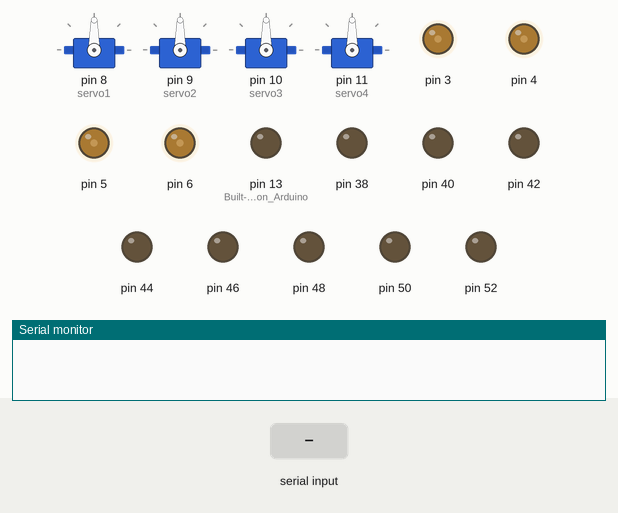
The program below on a simulated Arduino Mega 2560, built with avr-gcc and run on an emulated ATmega2560. Parts: 4 × servo, output pins drawn as LEDs (lit = HIGH), the last lines printed to the serial monitor. Inputs (shaded band) come from the test bench.

Above: at 1.2 s.
1.3 s: "M1_FORWARD\n" received over the second serial link
At 2.5 s:
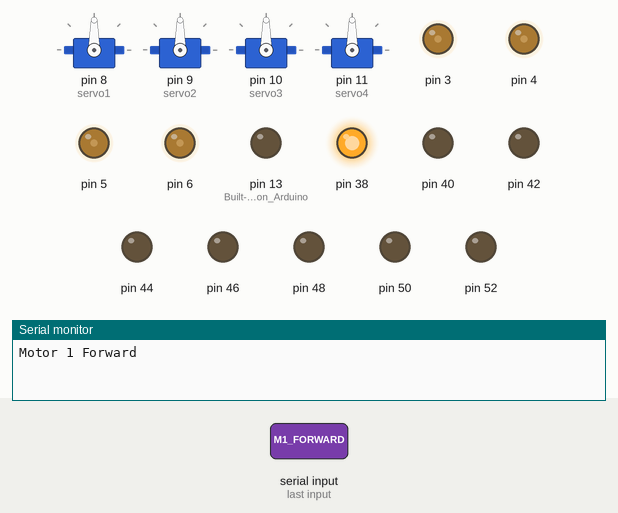
2.8 s: "M1_BACKWARD\n" received over the second serial link
At 3.9 s:
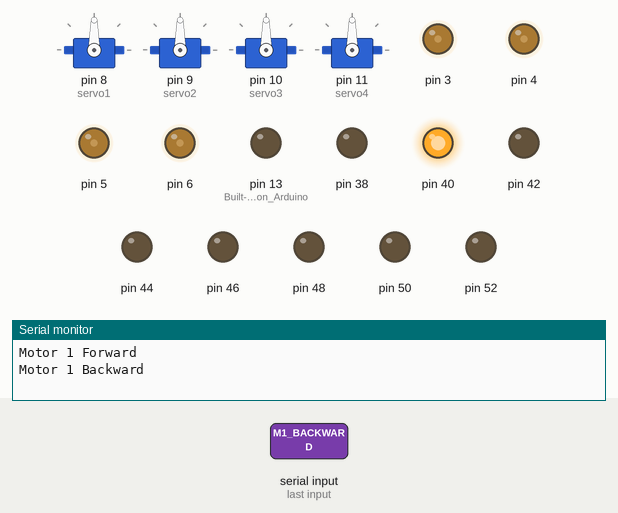
4.3 s: "M1_STOP\n" received over the second serial link
At 4.9 s:
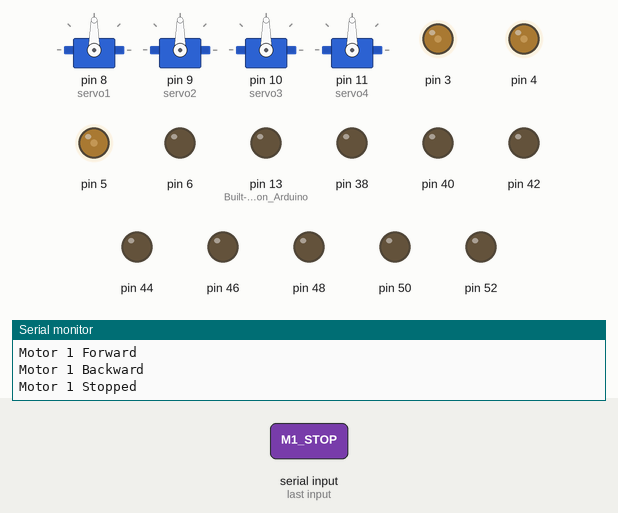
5.8 s: "S1_ANGLE:\n" received over the second serial link
7.3 s: "M2_FORWARD\n" received over the second serial link
At 8.5 s:
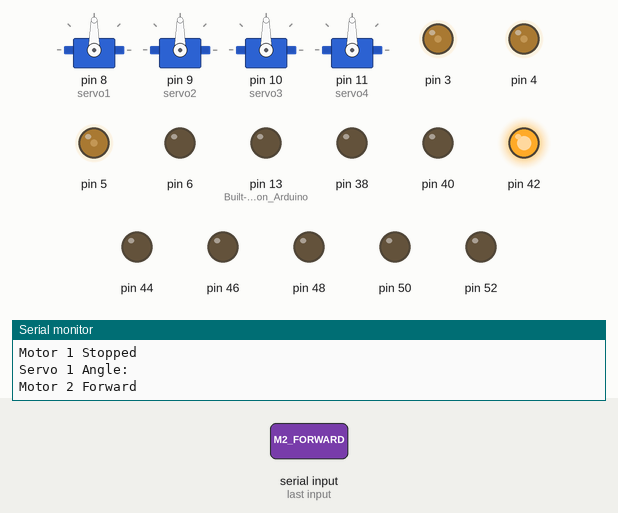
8.8 s: "M2_BACKWARD\n" received over the second serial link
At 9.7 s:
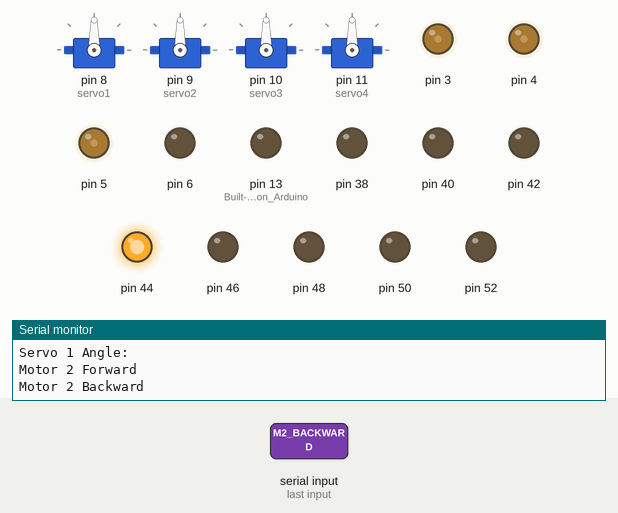
Timing chart, 0 to 11.3 s (numbered marks = the images above; inputs shaded):
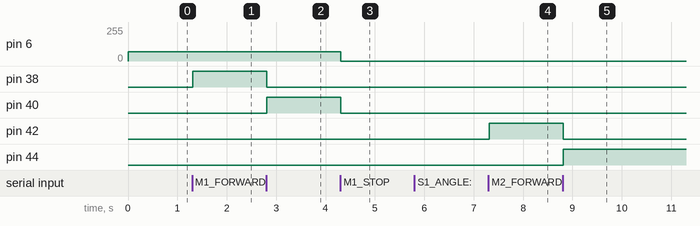

Measured:
- after the input at 1.3 s, pin 38: LOW → HIGH at once
- after the input at 2.8 s, pin 38: HIGH → LOW at once; pin 40: LOW → HIGH at once
- after the input at 4.3 s, pin 6: 70/255 → 0/255 at once; pin 40: HIGH → LOW at once
- after the input at 7.3 s, pin 42: LOW → HIGH at once
- after the input at 8.8 s, pin 42: HIGH → LOW at once; pin 44: LOW → HIGH at once

The program:

main.cpp
```cpp
#include <Arduino.h>
#include <Servo.h>
#include "Motor.h"

Motor motor1(38, 40, 6);
Motor motor2(42, 44, 5);
Motor motor3(52, 50, 3);
Motor motor4(46, 48, 4);
Servo servo1;
Servo servo2;
Servo servo3;
Servo servo4;

void setup()
{
    Serial.begin(9600);  // For Serial Monitor
    Serial1.begin(9600); // Communication with NodeMCU

    motor1.setSpeed(70);
    motor2.setSpeed(70);
    motor3.setSpeed(70);
    motor4.setSpeed(70);

    servo1.attach(8);
    servo2.attach(9);
    servo3.attach(10);
    servo4.attach(11);

    pinMode(13, OUTPUT); // Built-in LED on Arduino
}

void loop()
{
    servo1.write(90);
    if (Serial1.available())
    {
        String command = Serial1.readStringUntil('\n');
        command.trim();

        if (command == "M1_FORWARD")
        {
            motor1.forward();
            Serial.println("Motor 1 Forward");
        }
        else if (command == "M1_BACKWARD")
        {
            motor1.backward();
            Serial.println("Motor 1 Backward");
        }
        else if (command == "M1_STOP")
        {
            motor1.stop();
            Serial.println("Motor 1 Stopped");
        }
        else if (command.startsWith("M1_SPEED:"))
        {
            String speed = command.substring(command.indexOf(':') + 1);
            motor1.setSpeed(speed.toInt());
            Serial.println("Motor 1 Speed: " + speed);
        }
        else if (command.startsWith("S1_ANGLE:"))
        {
            String angle = command.substring(command.indexOf(':') + 1);
            servo1.write(angle.toInt());
            Serial.println("Servo 1 Angle: " + angle);
        }
        else if (command == "M2_FORWARD")
        {
            motor2.forward();
            Serial.println("Motor 2 Forward");
        }
        else if (command == "M2_BACKWARD")
        {
            motor2.backward();
            Serial.println("Motor 2 Backward");
        }
        else if (command == "M2_STOP")
        {
            motor2.stop();
            Serial.println("Motor 2 Stopped");
        }
        else if (command.startsWith("M2_SPEED:"))
        {
            String speed = command.substring(command.indexOf(':') + 1);
            motor2.setSpeed(speed.toInt());
            Serial.println("Motor 2 Speed: " + speed);
        }
        else if (command.startsWith("S2_ANGLE:"))
        {
            String angle = command.substring(command.indexOf(':') + 1);
            servo2.write(angle.toInt());
            Serial.println("Servo 2 Angle: " + angle);
        }
        else if (command == "M3_FORWARD")
        {
            motor3.forward();
            Serial.println("Motor 3 Forward");
        }
        else if (command == "M3_BACKWARD")
        {
            motor3.backward();
            Serial.println("Motor 3 Backward");
        }
        else if (command == "M3_STOP")
        {
            motor3.stop();
            Serial.println("Motor 3 Stopped");
        }
        else if (command.startsWith("M3_SPEED:"))
        {
            String speed = command.substring(command.indexOf(':') + 1);
            motor3.setSpeed(speed.toInt());
            Serial.println("Motor 3 Speed: " + speed);
        }
        else if (command.startsWith("S3_ANGLE:"))
        {
            String angle = command.substring(command.indexOf(':') + 1);
            servo3.write(angle.toInt());
            Serial.println("Servo 3 Angle: " + angle);
        }
        else if (command == "M4_FORWARD")
        {
            motor4.forward();
            Serial.println("Motor 4 Forward");
        }
        else if (command == "M4_BACKWARD")
        {
            motor4.backward();
            Serial.println("Motor 4 Backward");
        }
        else if (command == "M4_STOP")
        {
            motor4.stop();
            Serial.println("Motor 4 Stopped");
        }
        else if (command.startsWith("M4_SPEED:"))
        {
            String speed = command.substring(command.indexOf(':') + 1);
            motor4.setSpeed(speed.toInt());
            Serial.println("Motor 4 Speed: " + speed);
        }
        else if (command.startsWith("S4_ANGLE:"))
        {
            String angle = command.substring(command.indexOf(':') + 1);
            servo4.write(angle.toInt());
            Serial.println("Servo 4 Angle: " + angle);
        }
        else if (command == "TOGGLE_LED")
        {
            digitalWrite(13, !digitalRead(13)); // Toggle Arduino built-in LED
            Serial.println("LED Toggled on Arduino");
        }
    }
}
```

Motor.cpp
```cpp
#include "Motor.h"
#include <Arduino.h>

Motor::Motor(int p1, int p2, int en) : pin1(p1), pin2(p2), enablePin(en), speed(0) {
    pinMode(pin1, OUTPUT);
    pinMode(pin2, OUTPUT);
    pinMode(enablePin, OUTPUT);
}

void Motor::forward() {
    digitalWrite(pin1, HIGH);
    digitalWrite(pin2, LOW);
    analogWrite(enablePin, speed);
}

void Motor::backward() {
    digitalWrite(pin1, LOW);
    digitalWrite(pin2, HIGH);
    analogWrite(enablePin, speed);
}

void Motor::stop() {
    digitalWrite(pin1, LOW);
    digitalWrite(pin2, LOW);
    analogWrite(enablePin, 0);
}

void Motor::setSpeed(int s) {
    speed = constrain(s, 0, 255);
    analogWrite(enablePin, speed);
}
```

Motor.h
```cpp
#ifndef MOTOR_H
#define MOTOR_H

class Motor {
private:
    int pin1, pin2, enablePin;
    int speed;

public:
    Motor(int p1, int p2, int en);
    void forward();
    void backward();
    void stop();
    void setSpeed(int s);
};

#endif
```
